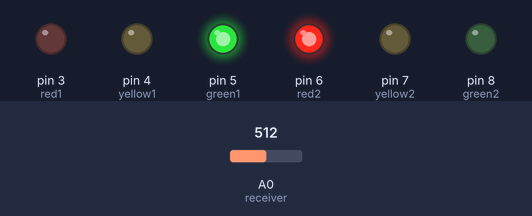
This sketch was run on a simulated Arduino Uno, built with avr-gcc and run on an emulated ATmega328P. Parts: output pins drawn as LEDs (lit = HIGH). The test bench sets the inputs (shaded band); at power-on: A0 (receiver) = 512. What the sketch prints to the serial monitor is not drawn.

Above: at 3.8 s.
At 9.1 s:
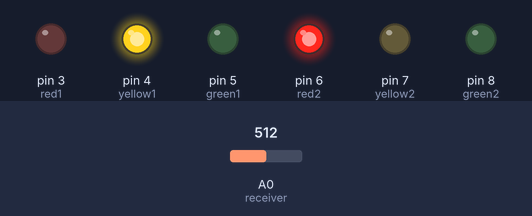
At 13.1 s:
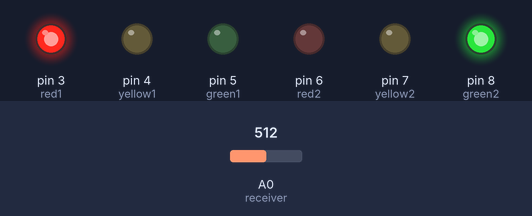
At 17.1 s:
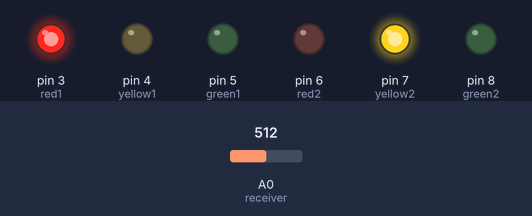
Timing chart, 0 to 24.3 s (numbered marks = the images above):
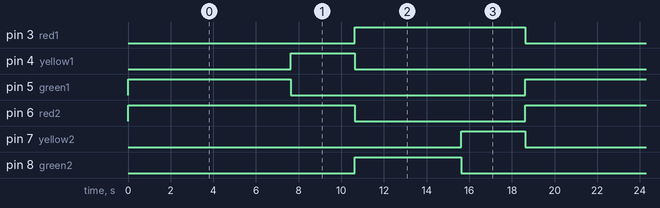

The sketch:

sketch_mar28a.ino
```cpp
#define receiver A0  // Solar panel as Li-Fi receiver
#define patternLength 4  // Number of expected pattern bits (e.g., 4 bits for 1010)
#define sampleDelay 200   // Match the pulse duration of the transmitter (200ms)

#define red1 3
#define yellow1 4
#define green1 5

#define red2 6
#define yellow2 7
#define green2 8

int expectedPattern[patternLength] = {1, 0, 1, 0};  // Expected 1010 sequence

void setup() {
    Serial.begin(9600);  // Initialize serial communication for output
    Serial.println("Li-Fi Signal Receiver Initialized");

    pinMode(red1, OUTPUT);
    pinMode(yellow1, OUTPUT);
    pinMode(green1, OUTPUT);
    pinMode(red2, OUTPUT);
    pinMode(yellow2, OUTPUT);
    pinMode(green2, OUTPUT);

    // Initial state: T1 Green, T2 Red
    digitalWrite(green1, HIGH);
    digitalWrite(red1, LOW);
    digitalWrite(yellow1, LOW);

    digitalWrite(green2, LOW);
    digitalWrite(red2, HIGH);
    digitalWrite(yellow2, LOW);
}

void loop() {
    // Continuously monitor the Li-Fi signal
    detectLiFiSignal();

    // Check the Li-Fi signal and control traffic lights accordingly
    if (detectLiFiSignal()) {
        emergencyTrafficClear();
    } else {
        normalTrafficCycle();
    }

    delay(50);  // Small delay to allow the loop to be more responsive
}

bool detectLiFiSignal() {
    int receivedPattern[patternLength];
    int ambientLight = 0;

    // Measure ambient light (average over 10 readings)
    for (int i = 0; i < 10; i++) {
        ambientLight += analogRead(receiver);
        delay(50);
    }
    ambientLight /= 10;  // Average ambient light
    int threshold = ambientLight + 20;  // Lower the threshold to make it more sensitive

    Serial.print("Dynamic Threshold: ");
    Serial.println(threshold);  // Output dynamic threshold value

    Serial.println("Listening for Li-Fi Signal...");

    // Read the pattern with precise timing, considering the pulse length
    for (int i = 0; i < patternLength; i++) {
        int lightLevel = analogRead(receiver);  // Read light level from the receiver

        Serial.print("Light Level: ");
        Serial.print(lightLevel);  // Output the light level
        Serial.print(" -> ");

        // Detect HIGH (1) or LOW (0) based on threshold
        receivedPattern[i] = (lightLevel > threshold) ? 1 : 0;
        Serial.println(receivedPattern[i]);  // Output detected pattern bit

        delay(sampleDelay);  // Wait for the next expected bit (200ms)
    }

    // Compare received pattern with expected 1010
    bool match = true;
    for (int i = 0; i < patternLength; i++) {
        if (receivedPattern[i] != expectedPattern[i]) {
            match = false;
            break;
        }
    }

    if (match) {
        Serial.println("✅ 1010 Signal Detected - Proper Li-Fi Reception!");  // Successful signal match
        return true;
    } else {
        Serial.println("❌ Incorrect Signal - Check Receiver or Transmitter.");  // Signal mismatch or error
        return false;
    }
}

void normalTrafficCycle() {
    // 🚦 Normal traffic cycle remains unchanged
    // Step 1: T1 Green (5s), T2 Red (5s)
    digitalWrite(green1, HIGH);
    digitalWrite(yellow1, LOW);
    digitalWrite(red1, LOW);

    digitalWrite(green2, LOW);
    digitalWrite(yellow2, LOW);
    digitalWrite(red2, HIGH);
    delay(5000);

    // Step 2: T1 Yellow (3s), T2 Red (3s)
    digitalWrite(green1, LOW);
    digitalWrite(yellow1, HIGH);
    delay(3000);

    // Step 3: T1 Red (5s), T2 Green (5s)
    digitalWrite(yellow1, LOW);
    digitalWrite(red1, HIGH);

    digitalWrite(red2, LOW);
    digitalWrite(green2, HIGH);
    delay(5000);

    // Step 4: T1 Red (3s), T2 Yellow (3s)
    digitalWrite(green2, LOW);
    digitalWrite(yellow2, HIGH);
    delay(3000);

    // Restart cycle (T2 turns Red, T1 turns Green)
    digitalWrite(yellow2, LOW);
    digitalWrite(red2, HIGH);

    digitalWrite(red1, LOW);
    digitalWrite(green1, HIGH);
}

void emergencyTrafficClear() {
    Serial.println("🚦 Emergency Mode: T1 Green for 30s, T2 Red for 30s");

    // T1 Green, T2 Red for 30 seconds
    digitalWrite(green1, HIGH);
    digitalWrite(yellow1, LOW);
    digitalWrite(red1, LOW);

    digitalWrite(green2, LOW);
    digitalWrite(yellow2, LOW);
    digitalWrite(red2, HIGH);
    delay(15000);

    Serial.println("🔄 Resuming Normal Traffic Cycle...");
}
```

Measured:
- by itself, pin 3 (red1): alternates HIGH for 8.0 s and LOW for 10.7 s
- by itself, pin 4 (yellow1), pin 7 (yellow2): alternates HIGH for 3.0 s and LOW for 15.7 s
- by itself, pin 5 (green1): alternates HIGH for 7.7 s and LOW for 11.0 s
- by itself, pin 6 (red2): alternates HIGH for 10.7 s and LOW for 8.0 s
- by itself, pin 8 (green2): alternates HIGH for 5.0 s and LOW for 13.7 s
